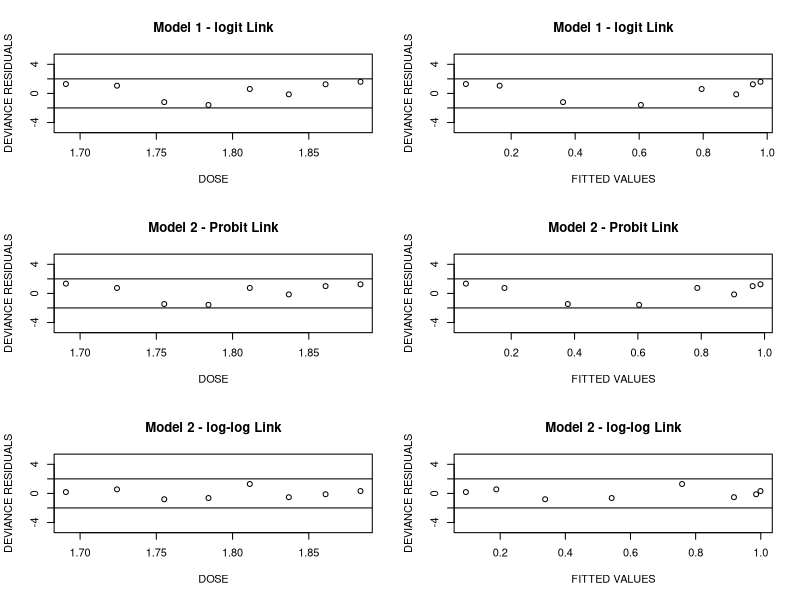
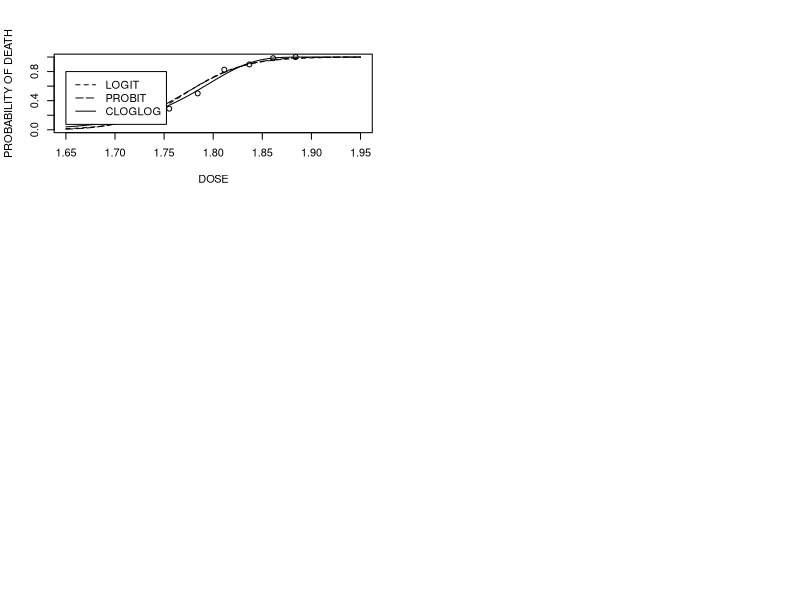

These figures' R source, in order:
## ---- chunk 1
knitr::opts_chunk$set(echo = TRUE)
library(knitr)
## ---- chunk 2
## Log Dose CS2
dose<-c(1.6907, 1.7242,1.7552,1.7842,1.8113,1.8369,1.8610,1.8839)
## the number of insects killed
y<-c(6,13,18,28,52,53,61,60)
## the number of insects total
m<-c(59,60,62,56,63,59,62,60)
bioassay<-data.frame(dose=dose,y=y,m=m,prop=round(y/m,2))
kable(bioassay, caption = 'Dose-Response for Beetles exposed to CS2',align='l')
## ---- chunk 3
bioassay$resp<-cbind(bioassay$y,bioassay$m-bioassay$y)
model1<-glm(resp~dose,family=binomial(link=logit),data=bioassay)
summary(model1)

# extract the residuals and fitted values to make diagnostic plots
rd1<-residuals.glm(model1,"deviance")
fv1<-model1$fitted.values
## ---- chunk 4
model2<-glm(resp~dose,family=binomial(link=probit),data=bioassay)
summary(model2)
# extract the residuals and fitted values to make diagnostic plots
rd2<-residuals.glm(model2,"deviance")
fv2<-model2$fitted.values
## ---- chunk 5
model3<-glm(resp~dose,family=binomial(link=cloglog),data=bioassay)
summary(model3)
# extract the residuals and fitted values to make diagnostic plots
rd3<-residuals.glm(model3,"deviance")
fv3<-model3$fitted.values
## ---- chunk 6
# now plot the deviance residuals by dose and fitted values
par(mfrow=c(3,2))
plot(bioassay$dose,rd1,ylim=c(-5,5),xlab="DOSE",ylab="DEVIANCE RESIDUALS")
abline(h=-2)
abline(h=2)
title('Model 1 - logit Link')

plot(fv1,rd1,ylim=c(-5,5),xlab="FITTED VALUES",ylab="DEVIANCE RESIDUALS")
abline(h=-2)
abline(h=2)
title('Model 1 - logit Link')


plot(bioassay$dose,rd2,ylim=c(-5,5),xlab="DOSE",ylab="DEVIANCE RESIDUALS")
abline(h=-2)
abline(h=2)
title('Model 2 - Probit Link')

plot(fv2,rd2,ylim=c(-5,5),xlab="FITTED VALUES",ylab="DEVIANCE RESIDUALS")
abline(h=-2)
abline(h=2)
title('Model 2 - Probit Link')

plot(bioassay$dose,rd3,ylim=c(-5,5),xlab="DOSE",ylab="DEVIANCE RESIDUALS")
abline(h=-2)
abline(h=2)
title('Model 2 - log-log Link')

plot(fv3,rd3,ylim=c(-5,5),xlab="FITTED VALUES",ylab="DEVIANCE RESIDUALS")
abline(h=-2)
abline(h=2)
title('Model 2 - log-log Link')
## ---- chunk 7
plot(bioassay$dose,bioassay$y/bioassay$m,xlim=c(1.65,1.95), ylim=c(0,1),xlab='DOSE',ylab='PROBABILITY OF DEATH')

# create points to put into equation to make the line
x<-seq(1.65,1.95,by=0.001)
prob<-as.vector(rep(1,301))

beta<-as.vector(model1$coefficients) #extracting the coefficients
prob<-exp(beta[1]+beta[2]*x)/(1+exp(beta[1]+beta[2]*x)) # multiply created points by coefficients to get probability 
lines(x,prob,lty=2)

beta<-as.vector(model2$coefficients)
prob<-pnorm(beta[1]+beta[2]*x)
lines(x,prob,lty=5)

beta<-as.vector(model3$coefficients)
prob<-1-exp(-exp(beta[1]+beta[2]*x))
lines(x,prob,lty=1)

legend(x=1.65,y=0.8,c("LOGIT","PROBIT","CLOGLOG"),lty=c(2,5,1))
## ---- chunk 8
beta<-as.vector(model3$coefficients)
V<-vcov(model3)
gradf<-c(-1/beta[2],(-log(-log(0.5))+beta[1])/(beta[2]^2))
SE.XLD50<-sqrt(t(gradf)%*%V%*%gradf)
XLD50<-(log(-log(0.5))-beta[1])/(beta[2])
XLD50
XLD50.CI<-c(XLD50-1.96*SE.XLD50,XLD50+1.96*SE.XLD50)
XLD50.CI
